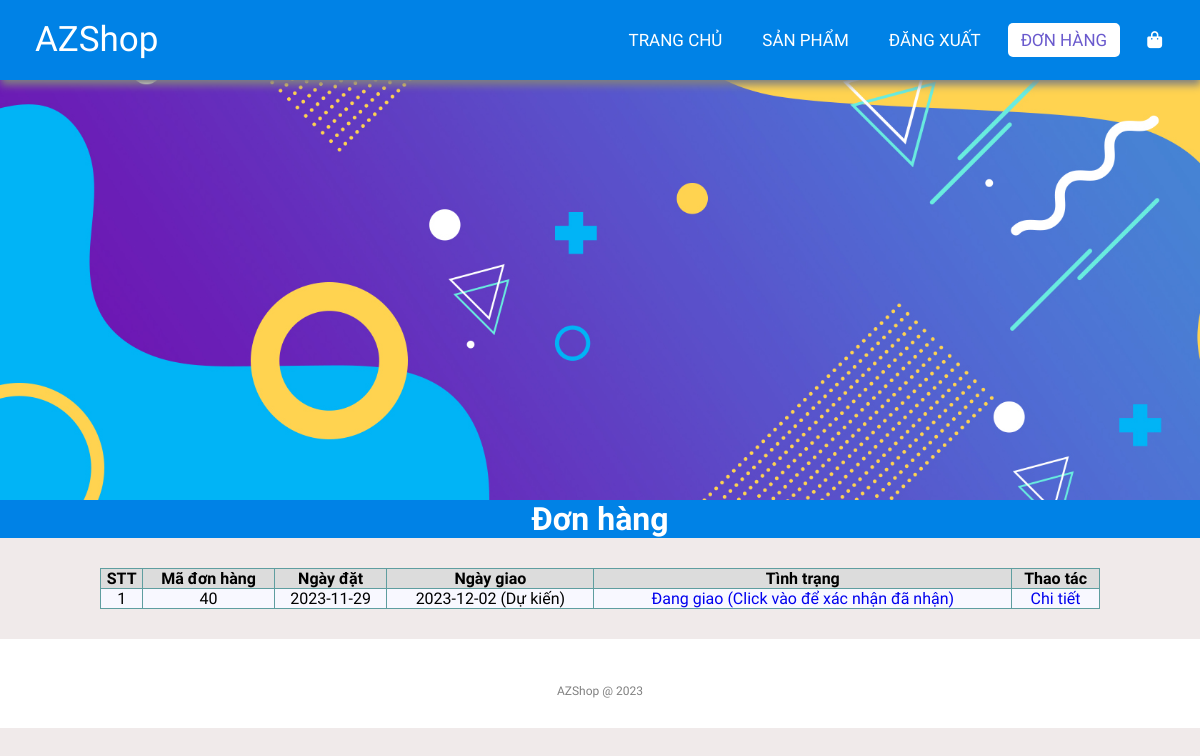
The page /order.php (signed in) on the database as committed earlier.
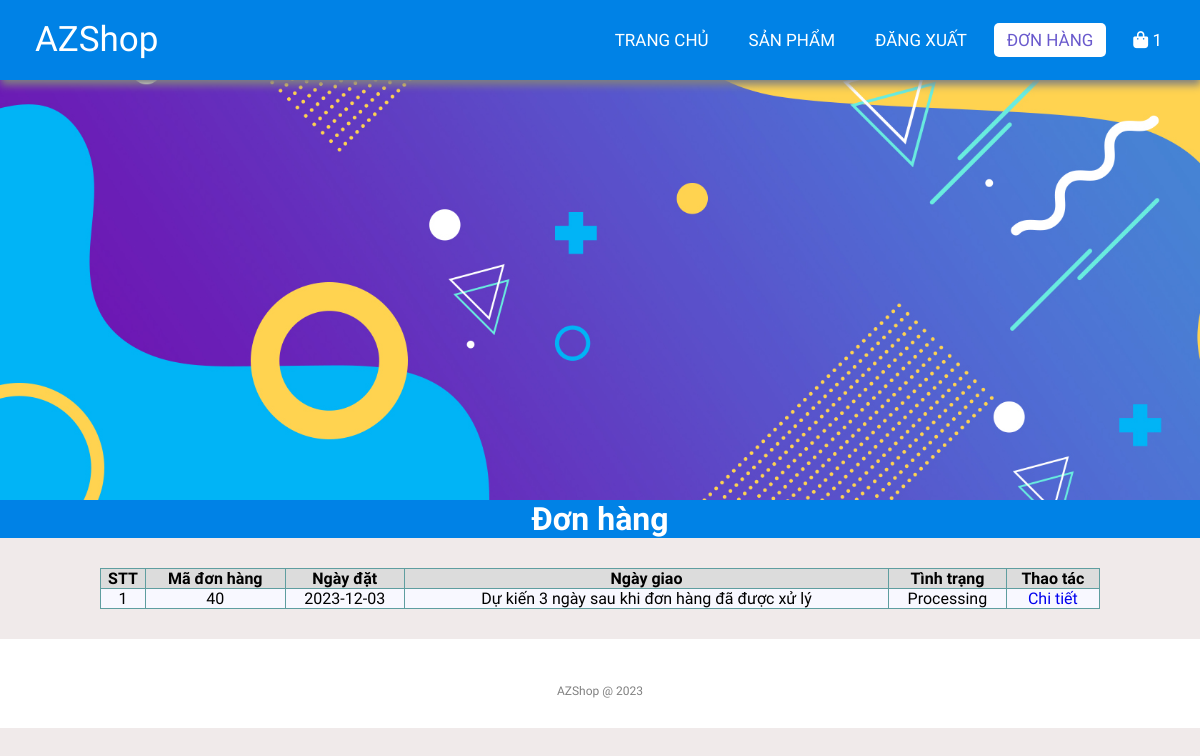
The same page on the database as committed later.
### tables this page shows
CREATE TABLE `orders` (
  `id` int NOT NULL,
  `userId` int NOT NULL,
  `createdDate` date NOT NULL,
  `receivedDate` date DEFAULT NULL,
  `status` varchar(20) NOT NULL
);

### lib/database.php (called while the page is built, shortened)
<?php
class Database extends PDO
{
  public $host   = DB_HOST;
  public $user   = DB_USER;
  public $pass   = DB_PASS;
  public $dbname = DB_NAME;
  public $link;
  private function connectDB()
  {
    $this->link = new mysqli(
      $this->host,
      $this->user,
      $this->pass,
      $this->dbname
    );
  }
  public function select($query)
  {
    $result = $this->link->query($query);
    if ($result->num_rows > 0) {
      return $result;
    } else {
      return false;
    }
  }
}

### lib/session.php (called while the page is built, shortened)
<?php
class Session
{
   public static function get($key)
   {
      if (isset($_SESSION[$key])) {
         return $_SESSION[$key];
      } else {
         return false;
      }
   }
}

### classes/order.php (called while the page is built, shortened)
<?php
$filepath = realpath(dirname(__FILE__));
include_once($filepath . '/../lib/database.php');
include_once($filepath . '/../lib/session.php');
include_once($filepath . '/../classes/cart.php');
?>
<?php
class order
{
    private $db;
    public function __construct()
    {
        $this->db = new Database();
    }
    public function getOrderByUser()
    {
        $userId = Session::get('userId');
        $query = "SELECT * FROM orders WHERE userId = '$userId' ";
        $mysqli_result = $this->db->select($query);
        if ($mysqli_result) {
            $result = mysqli_fetch_all($this->db->select($query), MYSQLI_ASSOC);
            return $result;
        }
        return false;
    }
}
?>

### classes/cart.php (called while the page is built, shortened)
<?php
$filepath = realpath(dirname(__FILE__));
include_once($filepath . '/../lib/database.php');
include_once($filepath . '/../lib/session.php');
?>
<?php
class cart
{
    private $db;
    public function __construct()
    {
        $this->db = new Database();
    }
    public function getTotalQtyByUserId()
    {
        $userId = Session::get('userId');
        $query = "SELECT SUM(qty) as total FROM cart WHERE userId = '$userId' ";
        $mysqli_result = $this->db->select($query);
        if ($mysqli_result) {
            $result = mysqli_fetch_all($this->db->select($query), MYSQLI_ASSOC)[0];
            return $result;
        }
        return false;
    }
}
?>

### order.php (the view, shortened to what this page needs)
<?php
include_once 'lib/session.php';
include 'classes/order.php';
include_once 'classes/cart.php';
$cart = new cart();
$totalQty = $cart->getTotalQtyByUserId();
$order = new order();
$result = $order->getOrderByUser();
?>
<!DOCTYPE html>
<html lang="en">
<head>
    <link rel="stylesheet" href="css/style.css">
    <link rel="stylesheet" href="https://cdnjs.cloudflare.com/ajax/libs/font-awesome/5.15.4/css/all.min.css">
</head>
<body>
    <nav>
        <label class="logo">AZShop</label>
        <ul>
            <li><a href="index.php">Trang chủ</a></li>
            <li><a href="productList.php">Sản phẩm</a></li>
            <?php
            if (isset($_SESSION['user']) && $_SESSION['user']) { ?>
                <li><a href="logout.php" id="signin">Đăng xuất</a></li>
            <?php } else { ?>
                <li><a href="register.php" id="signup">Đăng ký</a></li>
                <li><a href="login.php" id="signin">Đăng nhập</a></li>
            <?php } ?>
            <li><a href="order.php" id="order" class="active">Đơn hàng</a></li>
            <li>
                <a href="checkout.php">
                    <i class="fa fa-shopping-bag"></i>
                    <span class="sumItem">
                        <?= $totalQty['total'] ?>
                    </span>
                </a>
            </li>
        </ul>
    </nav>
    <section class="banner"></section>
    <div class="featuredProducts">
        <h1>Đơn hàng</h1>
    </div>
    <div class="container-single">
        <?php if ($result) { ?>
            <table class="order">
                <tr>
                    <th>STT</th>
                    <th>Mã đơn hàng</th>
                    <th>Ngày đặt</th>
                    <th>Ngày giao</th>
                    <th>Tình trạng</th>
                    <th>Thao tác</th>
                </tr>
                <?php $count = 1;
                foreach ($result as $key => $value) { ?>
                    <tr>
                        <td><?= $count++ ?></td>
                        <td><?= $value['id'] ?></td>
                        <td><?= $value['createdDate'] ?></td>
                        <td><?= ($value['status'] != "Processing") ? $value['receivedDate'] : "Dự kiến 3 ngày sau khi đơn hàng đã được xử lý" ?> <?=  ($value['status'] != "Complete" && $value['status'] != "Processing") ? "(Dự kiến)" : "" ?> </td>
                        <?php
                        if ($value['status'] == 'Delivering') { ?>
                            <td>
                                <a href="complete_order.php?orderId=<?= $value['id'] ?>">Đang giao (Click vào để xác nhận đã nhận)</a>
                            </td>
                            <td>
                                <a href="orderdetail.php?orderId=<?= $value['id'] ?>">Chi tiết</a>
                            </td>
                        <?php } else { ?>
                            <td>
                                <?= $value['status'] ?>
                            </td>
                            <td>
                                <a href="orderdetail.php?orderId=<?= $value['id'] ?>">Chi tiết</a>
                            </td>
                        <?php }
                        ?>
                    </tr>
                <?php } ?>
            </table>
        <?php } else { ?>
            <h3>Đơn hàng hiện đang rỗng</h3>
        <?php } ?>
    </div>
    <footer>
        <p class="copyright">AZShop @ 2023</p>
    </footer>
</body>
</html>

### css/style.css (style rules this page uses)
* { padding: 0; margin: 0; text-decoration: none; list-style: none; box-sizing: border-box; }
body { font-family: Mitr; background: rgb(240, 234, 234); }
nav { top: 0; background: #0082e6; height: 80px; width: 100%; position: fixed; z-index: 9999; box-shadow: 1px 5px 8px gray; }
label.logo { color: white; font-size: 35px; line-height: 80px; padding: 0 35px; }
nav ul { float: right; margin-right: 20px; }
nav ul li { display: inline-block; line-height: 80px; margin: 0 5px; }
nav ul li a { color: white; font-size: 17px; padding: 7px 13px; border-radius: 3px; text-transform: uppercase; border-radius: 5px; transition: 0.5s; }
a.active, a:hover { background: white; color: slateblue; }
.banner { background: url('../images/banner.jpg'); background-size: cover; height: 500px; }
.featuredProducts { text-align: center; background-color: #0082e6; color: white; }
footer { padding: 30px 0; background-color:white; }
footer .copyright { margin-top: 15px; text-align: center; font-size: 12px; color: gray; }
.container-single { display: flex; margin: 30px 100px; }
th { background-color: gainsboro; border: 1px solid cadetblue; }
td { border: 1px solid cadetblue; text-align: center; }
.order { width: 100%; background-color: ghostwhite; padding: 10px; border-collapse: collapse; }

Rows that differ between the two databases and show on the page:
changed orders id 40: createdDate "2023-11-29" → "2023-12-03"; status (not shown) → "Processing"; receivedDate "2023-12-02" → (not shown); status "(Dự kiến) Đang giao (Click vào để xác nhận đã nhận)" → "Dự kiến 3 ngày sau khi đơn hàng đã được xử lý"
Other text that changed with them:
$totalQty['total']: (not shown) → "1"
